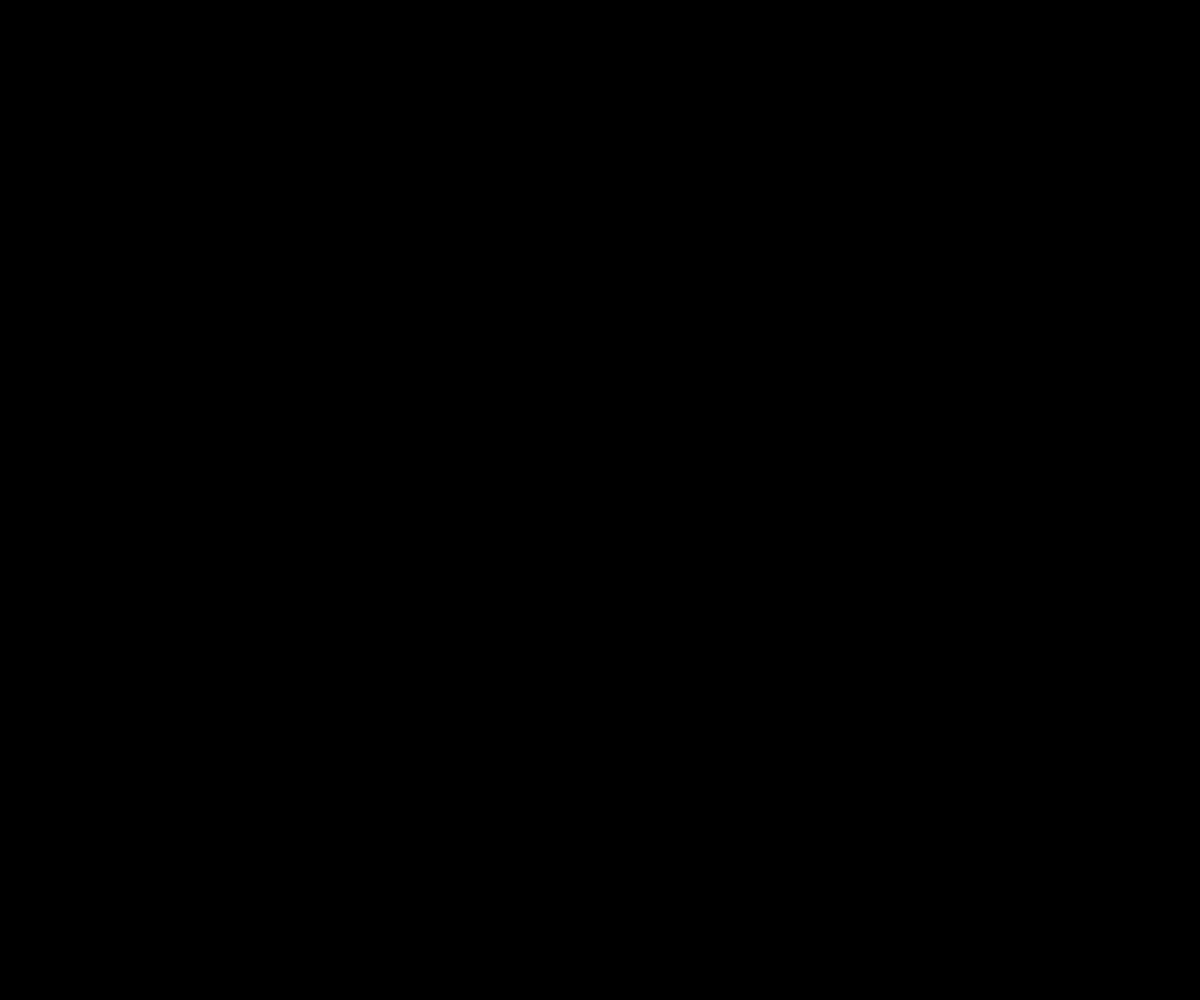
Frame 1 (no input)
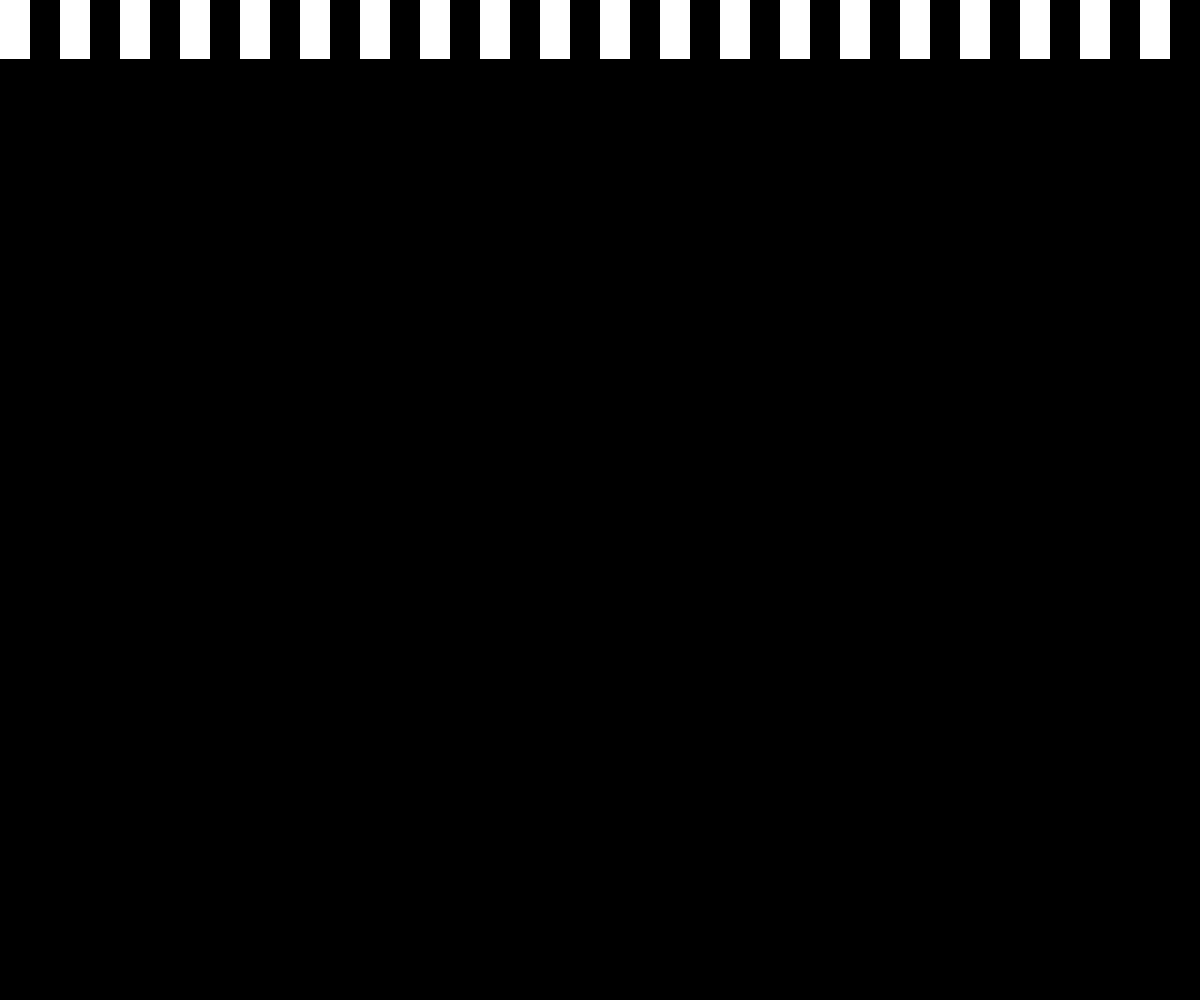
Frame 60 (no input)
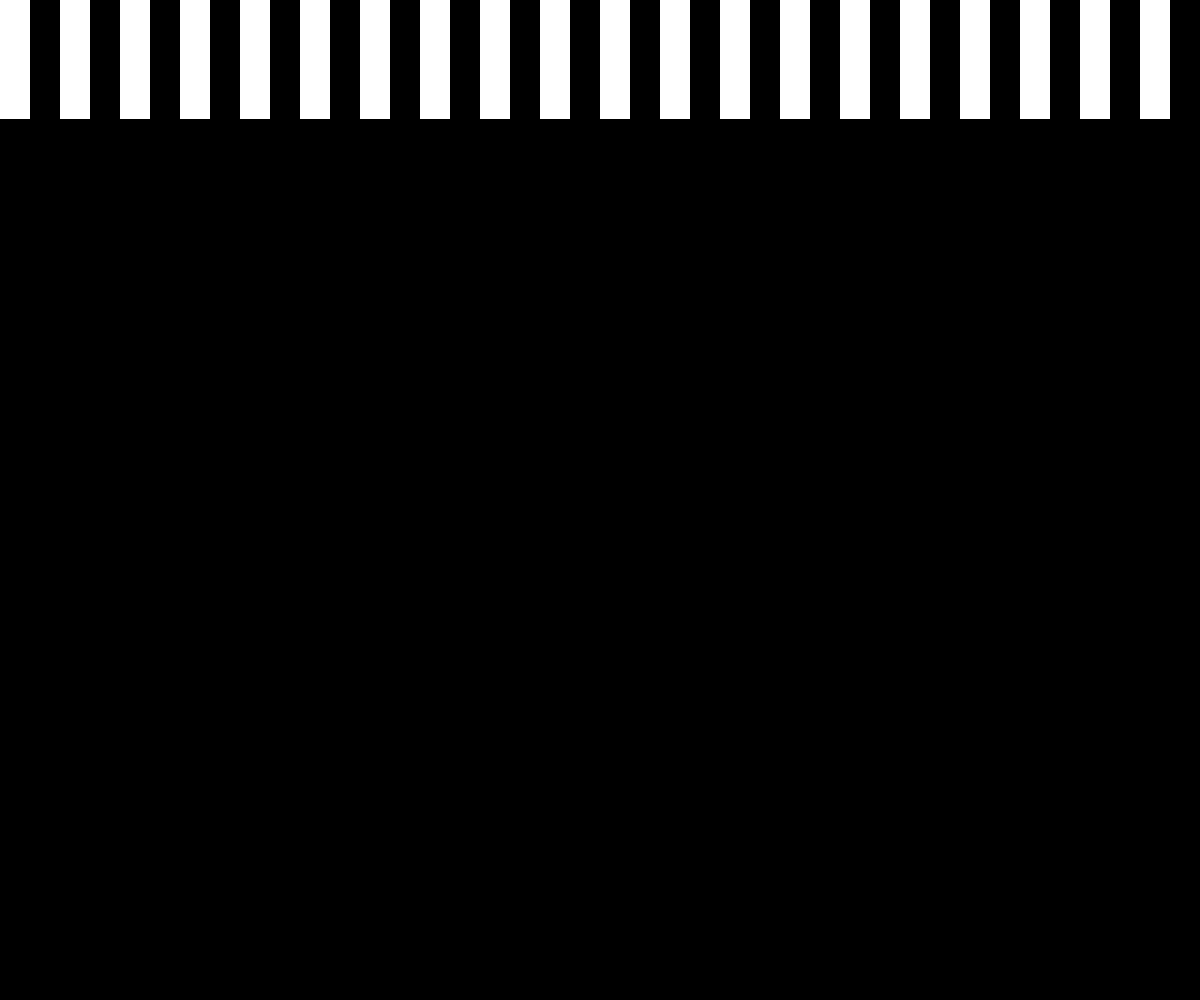
Frame 120 (the mouse pressed at the canvas centre since frame 60)

The p5.js sketch that drew these frames (run headless with seeded random() and noise() and a simulated clock; from frame 60 on, the mouse is pressed at the canvas centre):

// p5.js sketch
// ── sketch.js
let xPosArr = [0, 60, 120, 180, 240, 300, 360, 420, 480, 540, 600, 660, 720, 780, 840, 900, 960, 1020, 1080, 1140, 1200, 1260, 1320, 1380, 1440, 1500, 1560, 1620, 1680, 1740, 1800]

function setup(){
  createCanvas(windowWidth, windowHeight);
  background('black');
}


  let taller = 0


function draw(){
  vertWhiteLines();

}

function vertWhiteLines(){
  noStroke();
  fill('white');
  for(let idx = 0; idx < xPosArr.length; idx++){
  rect(xPosArr[idx], 0, 30, taller);
}
  taller = taller + 1;
}
